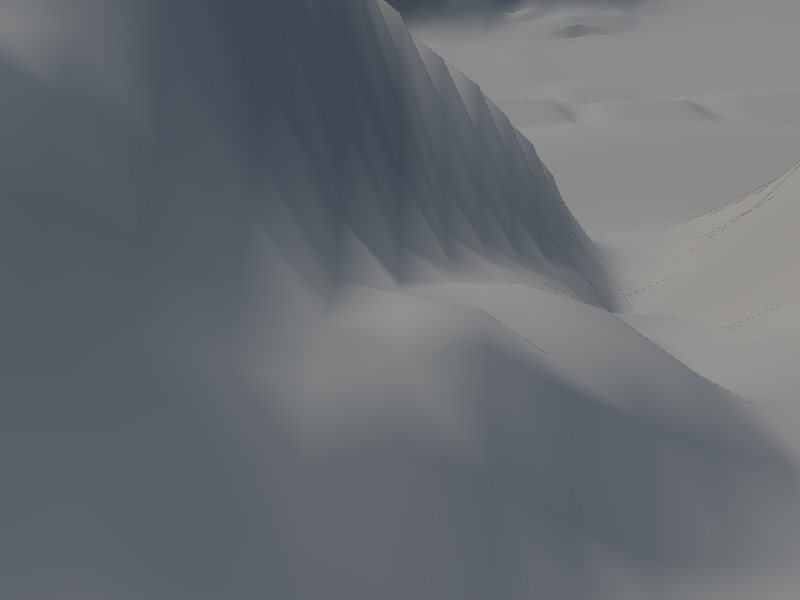
#> input picture team/art/dorfmap_grundgeruest/relief3d/pruefung/l2_nahbilder/01_C3_ring_nachher.jpg, 800 x 600 px
$ python zaehl.py ../../l2_nahbilder/01_C3_ring_nachher.jpg
#> lines starting #> are read from the running program, lines starting #| are printed output that depends on the picture; after the words box and inside, x2 and y2 are one past the last pixel; in counts of white or black regions, pixels touching at a corner belong together
# Dunkle Linienpixel: Luminanz < Median(5x5) - 30 bei hellem Umfeld (Median > 120). Wasser/Himmel egal, gleiche Metrik vorher/nachher.
import sys, json, numpy as np
from PIL import Image
from scipy.ndimage import median_filter
def zaehl(f, maske=None):
    a = np.asarray(Image.open(f).convert('RGB')).astype(np.float32)
    L = 0.299*a[...,0] + 0.587*a[...,1] + 0.114*a[...,2]
    m = median_filter(L, size=5)
    d = (L < m - 30) & (m > 120)
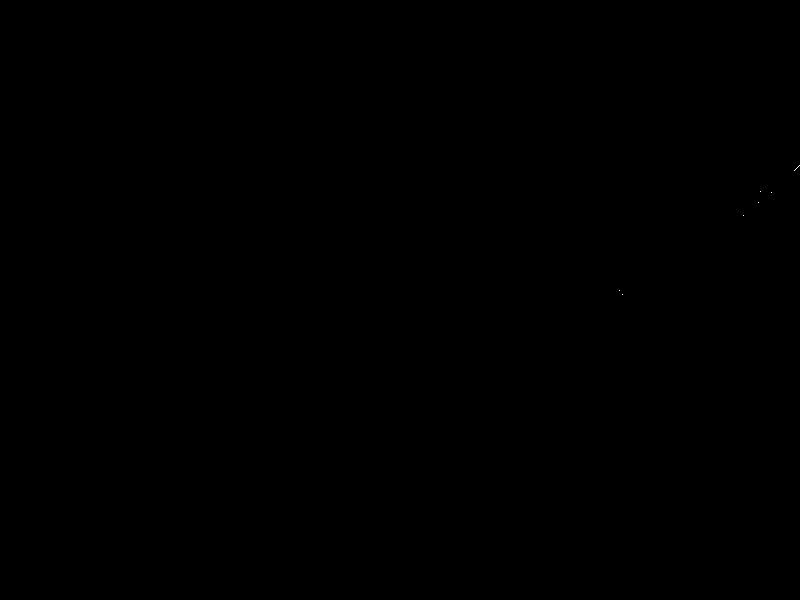
#> d: shape (600, 800) bool; 0% white in thin lines or dots, all inside (x1, y1, x2, y2) = (619, 165, 800, 295)
    r = {'dunkel': int(d.sum())}
#> r = {'dunkel': 12}
    mag = (a[...,0] > 200) & (a[...,1] < 60) & (a[...,2] > 200); grn = (a[...,1] > 200) & (a[...,0] < 60) & (a[...,2] < 60); cy = (a[...,1] > 200) & (a[...,2] > 200) & (a[...,0] < 60)
#> after `mag = (a[..., 0] > 200) & (a[..., 1] < 60) & (a[..., 2] > 200)`: mag: shape (600, 800) bool; every value is 0
    r.update(magenta=int(mag.sum()), gruen=int(grn.sum()), cyan=int(cy.sum()))
    return r, d
if __name__ == '__main__':
    out = {}
    for f in sys.argv[1:]: out[f] = zaehl(f)[0]
    print(json.dumps(out, indent=0))
#| {
#| "../../l2_nahbilder/01_C3_ring_nachher.jpg": {
#| "dunkel": 12,
#| "magenta": 0,
#| "gruen": 0,
#| "cyan": 0
#| }
#| }
